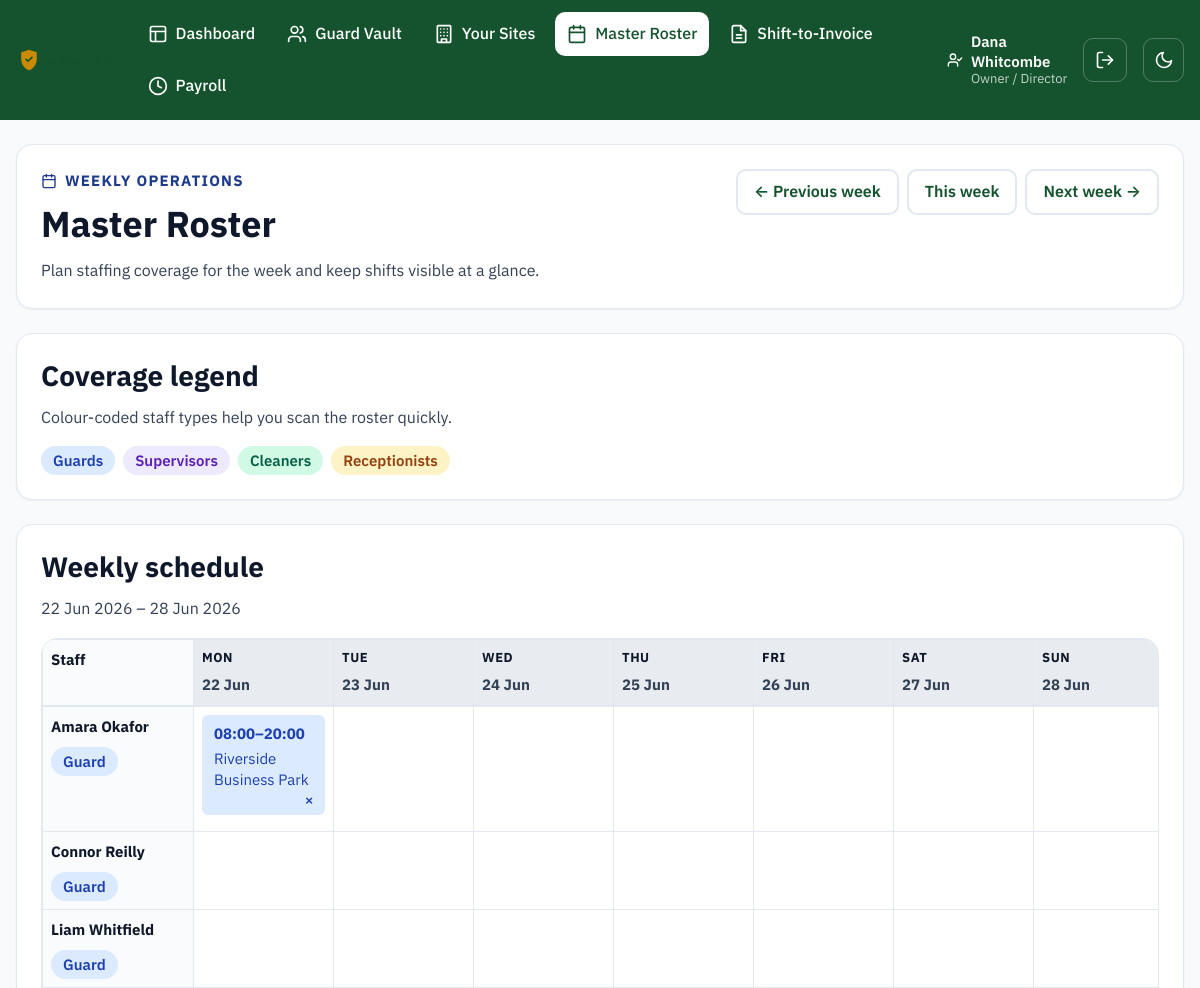
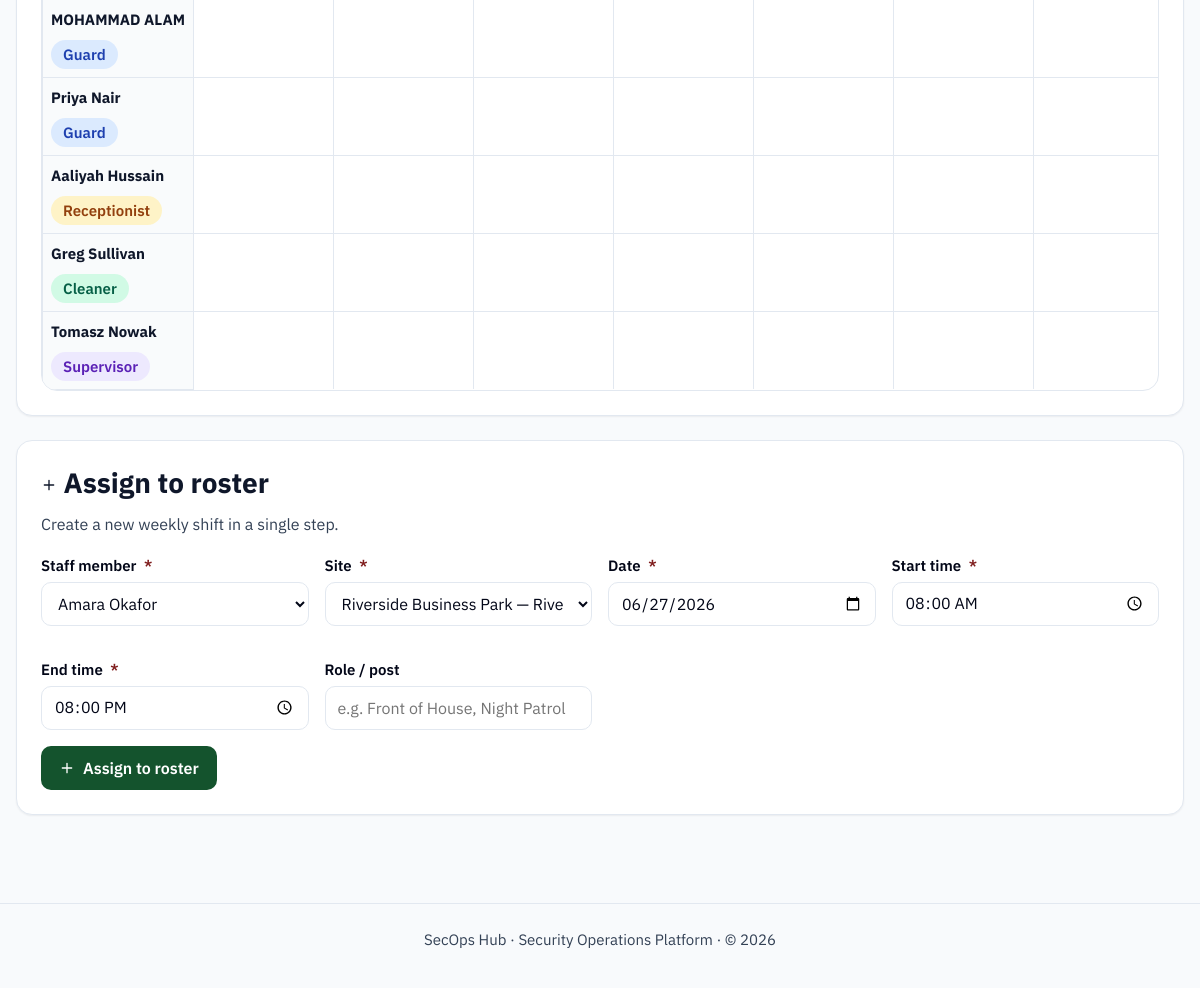
Page /roster/ (signed in) on the committed database (2 pictures, top to bottom).
### models.py (models this page shows, shortened)
class User(UserMixin, db.Model):
    __tablename__ = "users"
    id = db.Column(db.Integer, primary_key=True)
    name = db.Column(db.String(120), nullable=False)
    email = db.Column(db.String(120), unique=True, nullable=False)
    password_hash = db.Column(db.String(255), nullable=False)
    role = db.Column(db.String(30), nullable=False)
    language = db.Column(db.String(10), default="en", nullable=False)
    is_active_account = db.Column(db.Boolean, default=True, nullable=False)
    mfa_secret = db.Column(db.String(32))
    mfa_enabled = db.Column(db.Boolean, default=False, nullable=False)
    guard_id = db.Column(db.Integer, db.ForeignKey("guards.id"), nullable=True)
    created_at = db.Column(db.DateTime, default=datetime.utcnow)
    last_login_at = db.Column(db.DateTime)
    guard = db.relationship("Guard")
    @property
    def role_label(self):
        return ROLE_LABELS.get(self.role, self.role)
    @property
    def is_frontline(self):
        return self.role in FRONTLINE_ROLES

class Shift(db.Model):
    __tablename__ = "shifts"
    id = db.Column(db.Integer, primary_key=True)
    site_id = db.Column(db.Integer, db.ForeignKey("sites.id"), nullable=False)
    guard_id = db.Column(db.Integer, db.ForeignKey("guards.id"), nullable=True)
    assigned_user_id = db.Column(db.Integer, db.ForeignKey("users.id"), nullable=True)
    staff_category = db.Column(db.String(20), default=STAFF_CATEGORY_GUARD, nullable=False)
    shift_date = db.Column(db.Date, nullable=False)
    start_time = db.Column(db.Time, nullable=False)
    end_time = db.Column(db.Time, nullable=False)
    role = db.Column(db.String(80))
    pay_rate = db.Column(db.Numeric(8, 2), default=0, nullable=False)
    bill_rate = db.Column(db.Numeric(8, 2), default=0, nullable=False)
    status = db.Column(db.String(20), default="scheduled", nullable=False)
    invoice_id = db.Column(db.Integer, db.ForeignKey("invoices.id"), nullable=True)
    notes = db.Column(db.String(255))
    clock_in = db.Column(db.DateTime, nullable=True)
    clock_out = db.Column(db.DateTime, nullable=True)
    total_hours = db.Column(db.Numeric(6, 2), nullable=True)
    approved_by_manager = db.Column(db.Boolean, default=False, nullable=False)
    paid_out = db.Column(db.Boolean, default=False, nullable=False)
    site = db.relationship("Site", back_populates="shifts")
    guard = db.relationship("Guard", back_populates="shifts")
    invoice = db.relationship("Invoice", back_populates="shifts")
    assigned_user = db.relationship("User", foreign_keys=[assigned_user_id])

class Site(db.Model):
    __tablename__ = "sites"
    id = db.Column(db.Integer, primary_key=True)
    name = db.Column(db.String(120), nullable=False)
    client_name = db.Column(db.String(120), nullable=False)
    address = db.Column(db.String(255))
    site_manager = db.Column(db.String(120))
    pay_rate_default = db.Column(db.Numeric(8, 2), default=0)
    bill_rate_default = db.Column(db.Numeric(8, 2), default=0)
    billing_rate = db.Column(db.Numeric(8, 2), default=18.00, nullable=False)
    is_active = db.Column(db.Boolean, default=True, nullable=False)
    created_at = db.Column(db.DateTime, default=datetime.utcnow)
    shifts = db.relationship("Shift", back_populates="site")
    invoices = db.relationship("Invoice", back_populates="site")

### blueprints/roster.py (the view)
@roster_bp.route("/")
def master():
    week_start = _week_start(request.args.get("week_start", ""))
    week_end = week_start + timedelta(days=6)
    days = [week_start + timedelta(days=i) for i in range(7)]
    shifts = (
        Shift.query.filter(Shift.shift_date >= week_start, Shift.shift_date <= week_end)
        .order_by(Shift.start_time.asc())
        .all()
    )
    staff = _staff_roster()
    grid = []
    for member in staff:
        row_cells = []
        for day in days:
            cell_shifts = [
                shift
                for shift in shifts
                if shift.shift_date == day
                and (
                    (member["type"] == "guard" and shift.guard_id == member["id"])
                    or (member["type"] == "user" and shift.assigned_user_id == member["id"])
                )
            ]
            row_cells.append(cell_shifts)
        grid.append({"member": member, "cells": row_cells})
    sites = Site.query.filter_by(is_active=True).order_by(Site.name.asc()).all()
    return render_template(
        "roster/master.html",
        week_start=week_start,
        week_end=week_end,
        days=days,
        grid=grid,
        sites=sites,
        staff=staff,
        prev_week=(week_start - timedelta(days=7)).isoformat(),
        next_week=(week_start + timedelta(days=7)).isoformat(),
        today=datetime.now(UTC).date(),
        category_labels=STAFF_CATEGORY_LABELS,
        category_colors=STAFF_CATEGORY_COLORS,
    )

### templates/roster/master.html (shortened to what this page needs)
{% extends "base.html" %}
{% from "_icons.html" import icon_calendar, icon_plus %}
{% block content %}
  <section class="card roster-hero">
    <div class="roster-hero__content">
      <p class="invoice-hero__eyebrow">{{ icon_calendar("icon icon--sm") }} Weekly operations</p>
      <h1>Master Roster</h1>
      <p class="page-header__meta">Plan staffing coverage for the week and keep shifts visible at a glance.</p>
    </div>
    <div class="roster-hero__actions">
      <a class="btn btn-secondary" href="{{ url_for('roster.master', week_start=prev_week) }}">&larr; Previous week</a>
      <a class="btn btn-secondary" href="{{ url_for('roster.master') }}">This week</a>
      <a class="btn btn-secondary" href="{{ url_for('roster.master', week_start=next_week) }}">Next week &rarr;</a>
    </div>
  </section>
  <section class="card roster-legend" aria-label="Roster legend">
    <div class="card__header">
      <div>
        <h2>Coverage legend</h2>
        <p class="page-header__meta">Colour-coded staff types help you scan the roster quickly.</p>
      </div>
    </div>
    <div class="roster-legend__items">
      <span class="badge badge--cat-blue">Guards</span>
      <span class="badge badge--cat-purple">Supervisors</span>
      <span class="badge badge--cat-green">Cleaners</span>
      <span class="badge badge--cat-yellow">Receptionists</span>
    </div>
  </section>
  {% if grid %}
    <section class="card roster-table-card">
      <div class="card__header">
        <div>
          <h2>Weekly schedule</h2>
          <p class="page-header__meta">{{ week_start.strftime('%d %b %Y') }} &ndash; {{ week_end.strftime('%d %b %Y') }}</p>
        </div>
      </div>
      <div class="table-wrapper">
        <table class="roster-grid">
          <thead>
            <tr>
              <th scope="col" class="roster-grid__staff">Staff</th>
              {% for day in days %}
                <th scope="col" {% if day == today %}aria-current="date"{% endif %}>
                  <span class="roster-day__label">{{ day.strftime('%a') }}</span>
                  <span class="roster-day__date">{{ day.strftime('%d %b') }}</span>
                </th>
              {% endfor %}
            </tr>
          </thead>
          <tbody>
            {% for entry in grid %}
              <tr>
                <th scope="row" class="roster-grid__staff">
                  <span class="roster-member__name">{{ entry.member.name }}</span>
                  <span class="badge badge--cat-{{ category_colors[entry.member.category] }}">{{ category_labels[entry.member.category] }}</span>
                </th>
                {% for cell in entry.cells %}
                  <td>
                    {% for shift in cell %}
                      <span class="roster-chip badge--cat-{{ category_colors[entry.member.category] }}">
                        <span class="roster-chip__time">{{ shift.start_time.strftime('%H:%M') }}&ndash;{{ shift.end_time.strftime('%H:%M') }}</span>
                        <span class="roster-chip__site">{{ shift.site.name }}{% if shift.role %} &middot; {{ shift.role }}{% endif %}</span>
                        {% if shift.status != 'invoiced' %}
                          <form method="post" action="{{ url_for('roster.delete', shift_id=shift.id) }}"
                                data-confirm="Remove this roster entry for {{ entry.member.name }} on {{ shift.shift_date.strftime('%d %b %Y') }}?">
                            <button type="submit" class="roster-chip__delete" aria-label="Remove this shift">&times;</button>
                          </form>
                        {% endif %}
                      </span>
                    {% endfor %}
                  </td>
                {% endfor %}
              </tr>
            {% endfor %}
          </tbody>
        </table>
      </div>
    </section>
  {% else %}
    <div class="card empty-state">
      {{ icon_calendar() }}
      <p>No active guards or frontline staff available to roster.</p>
    </div>
  {% endif %}
  <section class="card roster-form-card" aria-labelledby="assign-heading">
    <div class="card__header">
      <div>
        <h2 id="assign-heading">{{ icon_plus("icon icon--sm") }} Assign to roster</h2>
        <p class="page-header__meta">Create a new weekly shift in a single step.</p>
      </div>
    </div>
    {% if not sites %}
      <p>No active sites available. Add a site first.</p>
    {% else %}
      <form method="post" action="{{ url_for('roster.assign') }}">
        <div class="form-grid">
          <div class="field">
            <label for="staff">Staff member <span class="required-indicator" aria-hidden="true">*</span></label>
            <select id="staff" name="staff" required>
              <optgroup label="Guards">
                {% for member in staff if member.category == 'guard' %}
                  <option value="guard:{{ member.id }}">{{ member.name }}</option>
                {% endfor %}
              </optgroup>
            </select>
          </div>
          <div class="field">
            <label for="site_id">Site <span class="required-indicator" aria-hidden="true">*</span></label>
            <select id="site_id" name="site_id" required>
              {% for site in sites %}
                <option value="{{ site.id }}">{{ site.name }} &mdash; {{ site.client_name }}</option>
              {% endfor %}
            </select>
          </div>
          <div class="field">
            <label for="shift_date">Date <span class="required-indicator" aria-hidden="true">*</span></label>
            <input type="date" id="shift_date" name="shift_date" required value="{{ today.isoformat() }}">
          </div>
          <div class="field">
            <label for="start_time">Start time <span class="required-indicator" aria-hidden="true">*</span></label>
            <input type="time" id="start_time" name="start_time" required value="08:00">
          </div>
          <div class="field">
            <label for="end_time">End time <span class="required-indicator" aria-hidden="true">*</span></label>
            <input type="time" id="end_time" name="end_time" required value="20:00">
          </div>
          <div class="field">
            <label for="role">Role / post</label>
            <input type="text" id="role" name="role" placeholder="e.g. Front of House, Night Patrol">
          </div>
        </div>
        <button type="submit" class="btn btn-primary">{{ icon_plus("icon icon--sm") }} Assign to roster</button>
      </form>
    {% endif %}
  </section>
{% endblock %}

### templates/base.html (shortened to what this page needs)
<!doctype html>
<html lang="en">
<head>
  <link rel="stylesheet" href="{{ url_for('static', filename='css/styles.css') }}">
</head>
<body class="{% block body_class %}{% endblock %}">
  {% from "_icons.html" import icon_shield, icon_layout, icon_users, icon_building, icon_invoice, icon_sun, icon_moon, icon_log_out, icon_user_check, icon_clock, icon_calendar %}
  <header class="app-header">
    <div class="app-header__inner">
      <a class="app-header__brand" href="{{ url_for('dashboard') }}">
        <img class="app-header__logo" src="{{ url_for('static', filename='img/logo.svg') }}" alt="SecOps Hub" height="28">
      </a>
      {% if current_user.is_authenticated %}
        <nav class="app-nav" aria-label="Primary">
          {% if not current_user.is_frontline %}
            <a href="{{ url_for('dashboard') }}" {% if request.endpoint == 'dashboard' %}aria-current="page"{% endif %}>
              {{ icon_layout() }} {{ t('nav.dashboard') }}
            </a>
          {% endif %}
          {% if current_user.role in ('owner', 'ops_manager', 'hr_compliance') %}
            <a href="{{ url_for('guards.list_guards') }}" {% if request.endpoint and request.endpoint.startswith('guards.') %}aria-current="page"{% endif %}>
              {{ icon_users() }} {{ t('nav.guards') }}
            </a>
          {% endif %}
          {% if current_user.role in ('owner', 'ops_manager', 'supervisor') %}
            <a href="{{ url_for('sites.list_sites') }}" {% if request.endpoint and request.endpoint.startswith('sites.') %}aria-current="page"{% endif %}>
              {{ icon_building() }} {{ t('nav.sites') }}
            </a>
            <a href="{{ url_for('roster.master') }}" {% if request.endpoint and request.endpoint.startswith('roster.') %}aria-current="page"{% endif %}>
              {{ icon_calendar() }} {{ t('nav.roster') }}
            </a>
          {% endif %}
          {% if current_user.role in ('owner', 'ops_manager') %}
            <a href="{{ url_for('invoices.list_invoices') }}" {% if request.endpoint and request.endpoint.startswith('invoices.') %}aria-current="page"{% endif %}>
              {{ icon_invoice() }} {{ t('nav.invoices') }}
            </a>
          {% endif %}
          {% if current_user.role in ('owner', 'hr_compliance') %}
            <a href="{{ url_for('payroll.overview') }}" {% if request.endpoint and request.endpoint.startswith('payroll.') %}aria-current="page"{% endif %}>
              {{ icon_clock() }} {{ t('nav.payroll') }}
            </a>
          {% endif %}
        </nav>
        <div class="app-header__session">
          <span class="app-header__user">
            {{ icon_user_check("icon icon--sm") }}
            <span>
              <strong>{{ current_user.name }}</strong>
              <small>{{ current_user.role_label }}</small>
            </span>
          </span>
          <form method="post" action="{{ url_for('auth.logout') }}">
            <button type="submit" class="theme-toggle" aria-label="{{ t('nav.logout') }}" title="{{ t('nav.logout') }}">
              {{ icon_log_out() }}
            </button>
          </form>
        </div>
      {% endif %}
      <button type="button" id="theme-toggle" class="theme-toggle" aria-pressed="false" aria-label="Switch to dark mode">
        {{ icon_moon("icon icon-moon") }}
      </button>
    </div>
  </header>
  <main id="main-content" class="app-main">
    {% with messages = get_flashed_messages(with_categories=true) %}
      {% if messages %}
          {% for category, message in messages %}
              {% if category == 'error' %}
                {% from "_icons.html" import icon_x_circle %}
              {% else %}
                {% from "_icons.html" import icon_check_circle %}
              {% endif %}
          {% endfor %}
      {% endif %}
    {% endwith %}
    {% block content %}{% endblock %}
  </main>
  <footer class="app-footer">
    <p>SecOps Hub &middot; Security Operations Platform &middot; &copy; {{ current_year }}</p>
  </footer>
</body>
</html>

### rows in the picture
User: name "Dana Whitcombe", role_label "Owner / Director"
Shift: strftime "22 Jun 2026", start_time "08:00", end_time "20:00", site.name "Riverside Business Park"
User: member.name "Aaliyah Hussain"
User: member.name "Greg Sullivan"
User: member.name "Tomasz Nowak"

### other values in the picture
{{ t('nav.dashboard') }} "Dashboard"
{{ t('nav.guards') }} "Guard Vault"
{{ t('nav.sites') }} "Your Sites"
{{ t('nav.roster') }} "Master Roster"
{{ t('nav.invoices') }} "Shift-to-Invoice"
{{ t('nav.payroll') }} "Payroll"
{{ week_end.strftime('%d %b %Y') }} "28 Jun 2026"
{{ day.strftime('%a') }} "MON" "TUE" "WED" "THU" "FRI" "SAT" "SUN"
{{ day.strftime('%d %b') }} "22 Jun" "23 Jun" "24 Jun" "25 Jun" "26 Jun" "27 Jun" "28 Jun"
{{ entry.member.name }} "Amara Okafor" "Connor Reilly" "Liam Whitfield" "MOHAMMAD ALAM" "Priya Nair"
{{ category_labels[entry.member.category] }} "Guard" "Guard" "Guard" "Guard" "Guard" "Receptionist" "Cleaner" "Supervisor"
form field staff "Amara Okafor"
form field site_id "Riverside Business Park — Riverside Holdings Ltd"
